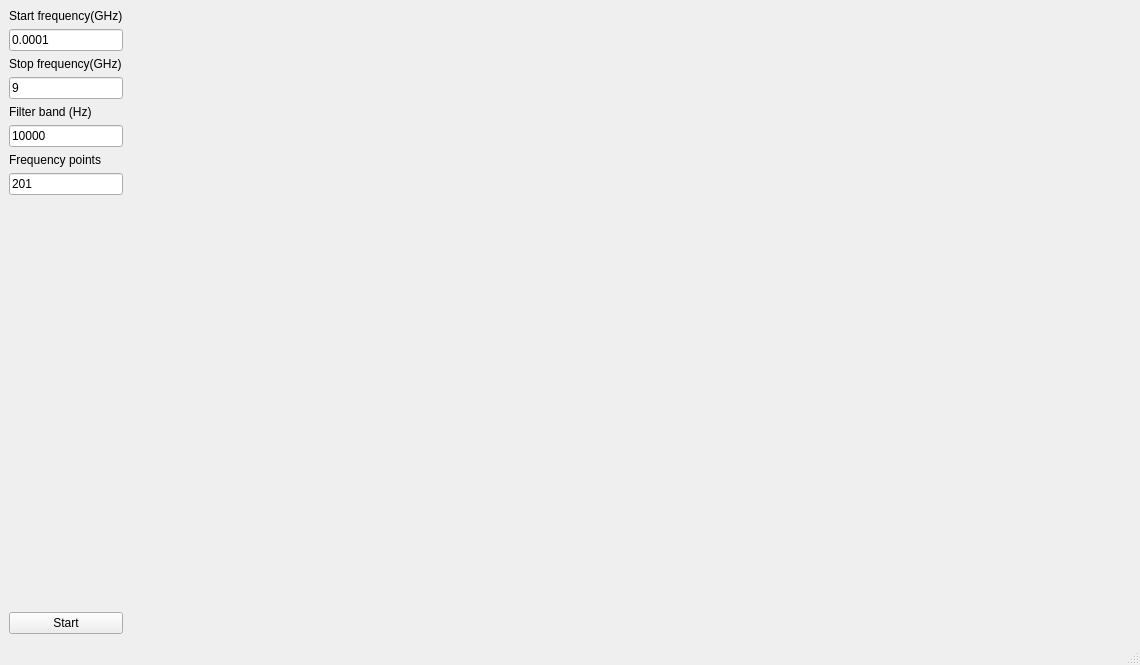
<?xml version="1.0" encoding="UTF-8"?>
<ui version="4.0">
 <class>MainWindow</class>
 <widget class="QMainWindow" name="MainWindow">
  <property name="geometry">
   <rect>
    <x>0</x>
    <y>0</y>
    <width>1140</width>
    <height>665</height>
   </rect>
  </property>
  <property name="windowTitle">
   <string>MainWindow</string>
  </property>
  <widget class="QWidget" name="centralwidget">
   <layout class="QFormLayout" name="formLayout">
    <item row="0" column="0">
     <layout class="QVBoxLayout" name="verticalLayout_4">
      <item>
       <layout class="QVBoxLayout" name="verticalLayout_3">
        <item>
         <layout class="QVBoxLayout" name="verticalLayout">
          <item>
           <widget class="QLabel" name="label">
            <property name="text">
             <string>Start frequency(GHz)</string>
            </property>
           </widget>
          </item>
          <item>
           <widget class="QLineEdit" name="lineEdit_StartFrequency">
            <property name="text">
             <string>0.0001</string>
            </property>
           </widget>
          </item>
          <item>
           <widget class="QLabel" name="label_2">
            <property name="text">
             <string>Stop frequency(GHz)</string>
            </property>
           </widget>
          </item>
          <item>
           <widget class="QLineEdit" name="lineEdit_StopFrequency">
            <property name="text">
             <string>9</string>
            </property>
           </widget>
          </item>
         </layout>
        </item>
        <item>
         <layout class="QVBoxLayout" name="verticalLayout_2">
          <item>
           <widget class="QLabel" name="label_3">
            <property name="text">
             <string>Filter band (Hz)</string>
            </property>
           </widget>
          </item>
          <item>
           <widget class="QLineEdit" name="lineEdit_FilterStrip">
            <property name="text">
             <string>10000</string>
            </property>
           </widget>
          </item>
          <item>
           <widget class="QLabel" name="label_4">
            <property name="text">
             <string>Frequency points</string>
            </property>
           </widget>
          </item>
          <item>
           <widget class="QLineEdit" name="lineEdit_frequencyPoints">
            <property name="text">
             <string>201</string>
            </property>
           </widget>
          </item>
         </layout>
        </item>
        <item>
         <spacer name="verticalSpacer">
          <property name="orientation">
           <enum>Qt::Vertical</enum>
          </property>
          <property name="sizeHint" stdset="0">
           <size>
            <width>20</width>
            <height>40</height>
           </size>
          </property>
         </spacer>
        </item>
        <item>
         <widget class="QPushButton" name="pushButton_Start">
          <property name="text">
           <string>Start</string>
          </property>
         </widget>
        </item>
       </layout>
      </item>
     </layout>
    </item>
    <item row="0" column="1">
     <layout class="QHBoxLayout" name="layoutWidget_Chart"/>
    </item>
   </layout>
  </widget>
  <widget class="QMenuBar" name="menubar">
   <property name="geometry">
    <rect>
     <x>0</x>
     <y>0</y>
     <width>1140</width>
     <height>21</height>
    </rect>
   </property>
  </widget>
  <widget class="QStatusBar" name="statusbar"/>
 </widget>
 <resources/>
 <connections/>
</ui>
